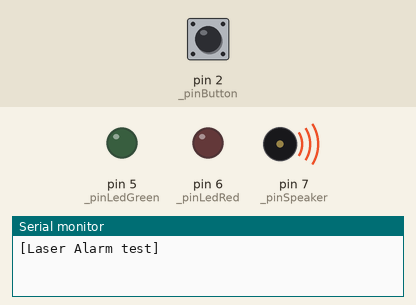
Bench run of a sketch on a simulated Arduino Uno, built with avr-gcc and run on an emulated ATmega328P. Shown: output pins drawn as LEDs (lit = HIGH), buzzer (waves = sounding), the last lines printed to the serial monitor. Inputs (shaded band) come from the test bench; at power-on: pin 2 (_pinButton) LOW. Random numbers use the default seed unless the sketch sets one; pins used as bus, display or sensor lines are not drawn.

Above: at 0.1 s.
At 3.9 s:
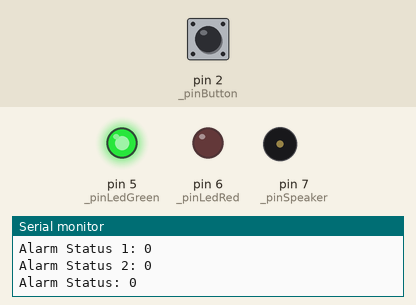
4.0 s: pin 2 (_pinButton) pulled HIGH for 0.85 s
At 5.5 s:
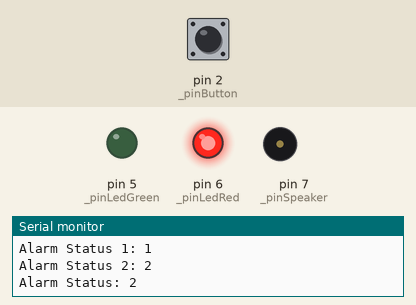
Timing chart, 0 to 7.0 s (numbered marks = the images above; inputs shaded):
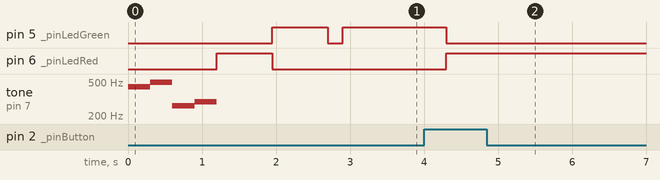

The sketch:

LaserAlarm_v1.ino
```cpp
// include the library code:
#include "pitches.h"

// Turn on debug statements to the serial output
#define  DEBUG_ENABLE  1

#if  DEBUG_ENABLE
#define DEBUG(s, x) { Serial.print(F(s)); Serial.print(x); }
#define DEBUGS(x) Serial.print(F(x))
#define DEBUGX(x) Serial.println(x, HEX)
#else
#define DEBUG(s, x)
#define DEBUGS(x)
#define DEBUGX(x)
#endif

//SET PINS----------------------------------------------------
const int _pinLdr=A5;
const int _pinSpeaker=7;
const int _pinLedRed=6, _pinLedGreen=5;
const int _pinButton=2;

//GLOBAL VARIABLES----------------------------------------------------
byte _alarmStatus = 0; //0 - detecting; 1 - breach; 2 - sound alarm
int _alarmDelay = 2500;
int _alarmLdrTrigger = 300; //change to 700
int _alarmLength=1500;

void setup()
{
  #if DEBUG_ENABLE
    Serial.begin(115200);
    DEBUGS("\n[Laser Alarm test]");
  #endif

  pinMode(_pinLdr, INPUT);
  pinMode(_pinSpeaker, OUTPUT);
  pinMode(_pinLedRed, OUTPUT); pinMode(_pinLedGreen, OUTPUT);
  pinMode(_pinButton, INPUT);

  //TEST
  playStartupTones();
  analogWrite(_pinLedRed, 255); delay(750); analogWrite(_pinLedRed, 0);
  analogWrite(_pinLedGreen, 255); delay(750); analogWrite(_pinLedGreen, 0);
}

void loop()
{
  //detectLDR();
  //soundAlarm();
  detectButton();
}

void detectButton()
{
  #if DEBUG_ENABLE
    DEBUGS("\nDetect Button");
  #endif

  int buttonValue = digitalRead(_pinButton);

  #if DEBUG_ENABLE
    DEBUG("\nButton sensor: ", buttonValue);
    delay(200);
  #endif

DEBUG("\nAlarm Status 1: ", _alarmStatus);

if(buttonValue == 1)
{
  _alarmStatus++;

    if(_alarmStatus > 2)
    {
      _alarmStatus=0;
      }

}

DEBUG("\nAlarm Status 2: ", _alarmStatus);

  alarmAction();

  delay(500);

}

void alarmAction(){
  #if DEBUG_ENABLE
    DEBUG("\nAlarm Status: ", _alarmStatus);
  #endif

  switch (_alarmStatus) {
    case 0:
      analogWrite(_pinLedRed,0);
      analogWrite(_pinLedGreen, 255);
      break;
    case 1:
      analogWrite(_pinLedGreen,0);
      analogWrite(_pinLedRed,255);
      break;
    default:
      soundAlarm();
      break;
}

  }

void detectLDR()
{
  #if DEBUG_ENABLE
    DEBUGS("\nDetect LDR");
  #endif

  int ldrValue=analogRead(_pinLdr);

  #if DEBUG_ENABLE
    DEBUG("\nLDR sensor: ", ldrValue);
    delay(200);
  #endif

  if(ldrValue <= _alarmLdrTrigger)
  {
    _alarmStatus=1;
  }else
  {
    _alarmStatus=0;
  }

}

void soundAlarm()
{
  if(_alarmStatus == 2)
    {
      delay(_alarmDelay);
      playSpaceGun();
      //playFibonacci();
      //tone(_pinSpeaker, 500); delay(_alarmLength);
    }else
    {
      digitalWrite(_pinSpeaker, LOW);
      noTone(_pinSpeaker);
    }
}

void playSpaceGun(){
  #if DEBUG_ENABLE
      DEBUGS("\n Space Gun");
  #endif

  unsigned int shotsFired = random(5, 20);

  for(int i = 0; i < shotsFired; i++){
    unsigned int maximum = random(300, 800);

    for(int i = 0; i < maximum; i++){
      digitalWrite(_pinSpeaker, HIGH);
      delayMicroseconds(i);
      digitalWrite(_pinSpeaker, LOW);
      delayMicroseconds(i);
    }
  }
}

void playFibonacci(){
  #if DEBUG_ENABLE
      DEBUGS("\n Fibanocci");
  #endif

  int randomLength = random(20, 30);
  unsigned int fibDelay = 200;
  unsigned long fib = 1, fib1 = 1, fib2 =2;

  for(int i = 0; i < randomLength; i++){
    fib = fib1 + fib2;
    fib1 = fib2; fib2 = fib;

    tone(_pinSpeaker, fib, fibDelay);
    delay(fibDelay);
  }
}

void playStartupTones()
{
  int notesDelay = 300;

  //tone(_pinSpeaker, NOTE_A2, 10); noTone(_pinSpeaker);//sets the speaker
  beep(NOTE_A4, notesDelay);
  beep(NOTE_B4, notesDelay);
  beep(NOTE_C4, notesDelay);
  beep(NOTE_D4, notesDelay);
}

void beep(int note, int duration)
{
  //Play tone on buzzerPin
  tone(_pinSpeaker, note, duration);
  delay(duration);
  noTone(_pinSpeaker);
}
```

pitches.h
```cpp
/*************************************************
 * Public Constants
 *************************************************/

#define NOTE_B0  31
#define NOTE_C1  33
#define NOTE_CS1 35
#define NOTE_D1  37
#define NOTE_DS1 39
#define NOTE_E1  41
#define NOTE_F1  44
#define NOTE_FS1 46
#define NOTE_G1  49
#define NOTE_GS1 52
#define NOTE_A1  55
#define NOTE_AS1 58
#define NOTE_B1  62
#define NOTE_C2  65
#define NOTE_CS2 69
#define NOTE_D2  73
#define NOTE_DS2 78
#define NOTE_E2  82
#define NOTE_F2  87
#define NOTE_FS2 93
#define NOTE_G2  98
#define NOTE_GS2 104
#define NOTE_A2  110
#define NOTE_AS2 117
#define NOTE_B2  123
#define NOTE_C3  131
#define NOTE_CS3 139
#define NOTE_D3  147
#define NOTE_DS3 156
#define NOTE_E3  165
#define NOTE_F3  175
#define NOTE_FS3 185
#define NOTE_G3  196
#define NOTE_GS3 208
#define NOTE_A3  220
#define NOTE_AS3 233
#define NOTE_B3  247
#define NOTE_C4  262
#define NOTE_CS4 277
#define NOTE_D4  294
#define NOTE_DS4 311
#define NOTE_E4  330
#define NOTE_F4  349
#define NOTE_FS4 370
#define NOTE_G4  392
#define NOTE_GS4 415
#define NOTE_A4  440
#define NOTE_AS4 466
#define NOTE_B4  494
#define NOTE_C5  523
#define NOTE_CS5 554
#define NOTE_D5  587
#define NOTE_DS5 622
#define NOTE_E5  659
#define NOTE_F5  698
#define NOTE_FS5 740
#define NOTE_G5  784
#define NOTE_GS5 831
#define NOTE_A5  880
#define NOTE_AS5 932
#define NOTE_B5  988
#define NOTE_C6  1047
#define NOTE_CS6 1109
#define NOTE_D6  1175
#define NOTE_DS6 1245
#define NOTE_E6  1319
#define NOTE_F6  1397
#define NOTE_FS6 1480
#define NOTE_G6  1568
#define NOTE_GS6 1661
#define NOTE_A6  1760
#define NOTE_AS6 1865
#define NOTE_B6  1976
#define NOTE_C7  2093
#define NOTE_CS7 2217
#define NOTE_D7  2349
#define NOTE_DS7 2489
#define NOTE_E7  2637
#define NOTE_F7  2794
#define NOTE_FS7 2960
#define NOTE_G7  3136
#define NOTE_GS7 3322
#define NOTE_A7  3520
#define NOTE_AS7 3729
#define NOTE_B7  3951
#define NOTE_C8  4186
#define NOTE_CS8 4435
#define NOTE_D8  4699
#define NOTE_DS8 4978
```

Measured:
- after the input at 4.0 s, pin 5 (_pinLedGreen): HIGH → LOW after 0.30 s; pin 6 (_pinLedRed): LOW → HIGH after 0.30 s
